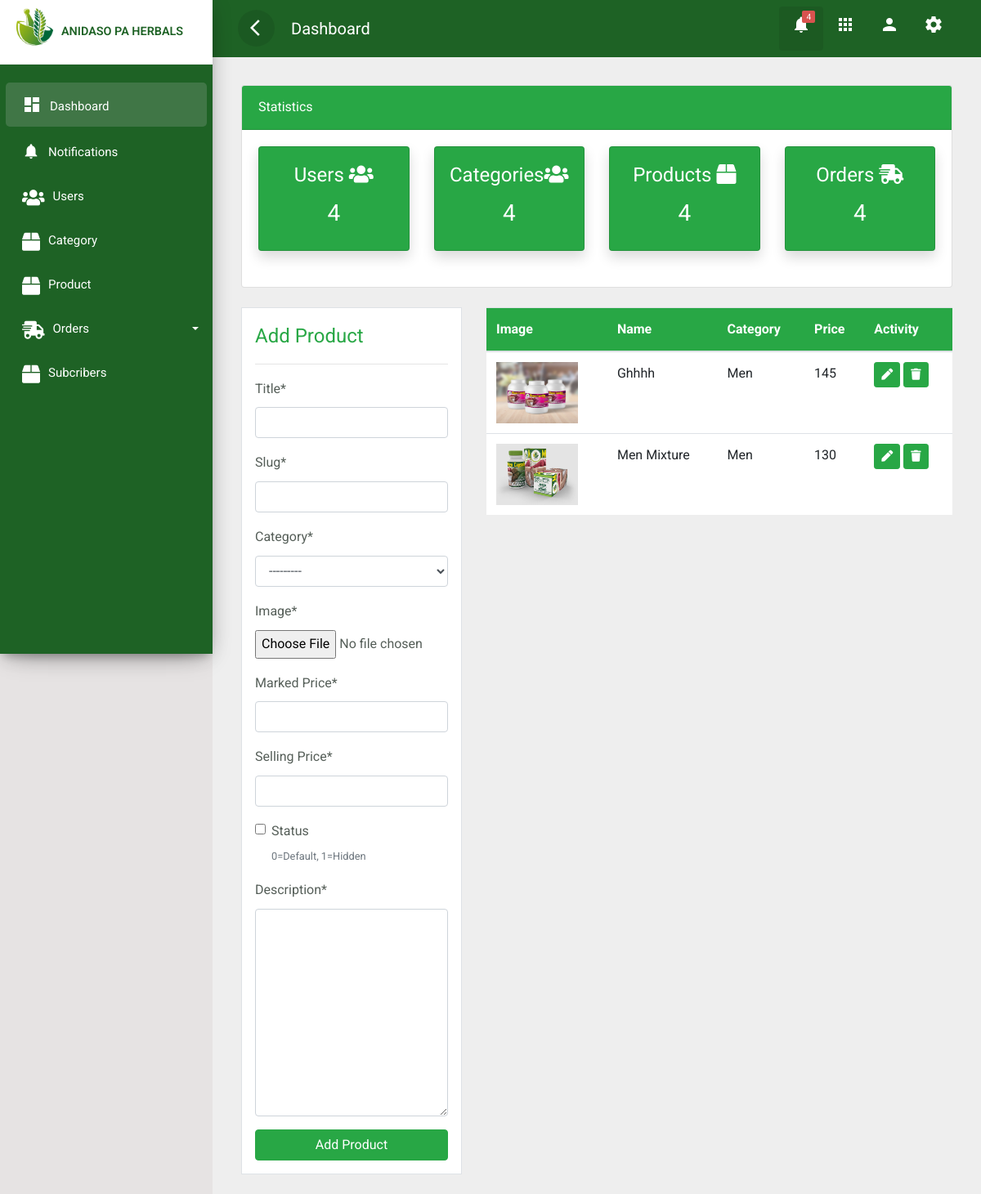
/dashboard/product, run on the app's committed database.
### dashboard/models.py (models this page shows, shortened)
class Category(models.Model):
    title = models.CharField(max_length=200)
    slug = models.CharField(max_length=200, null=False, blank=False)
    status = models.BooleanField(default=False, help_text='0=default, 1=Hidden')
    class Meta:
        verbose_name_plural = 'Category'
    def __str__(self):
        return self.title

class Product(models.Model):
    title = models.CharField(max_length=200)
    slug = models.CharField(max_length=150, null=False, blank=False)
    category = models.ForeignKey(Category, on_delete=models.CASCADE)
    image = models.ImageField(upload_to="products")
    marked_price = models.PositiveIntegerField()
    selling_price = models.PositiveIntegerField()
    status = models.BooleanField(default=False, help_text='0=default, 1=Hidden')
    description = models.TextField()
    class Meta:
        verbose_name_plural = 'Product'

### dashboard/views.py (the view)
# urls.py: path("product", views.product, name="dashboard-product"),
def product(request):
    products = Product.objects.all().order_by('-id')
    if request.method =='POST':
        form = ProductForm(request.POST, request.FILES)
        if form.is_valid():
            form.save()
            product_name  = form.cleaned_data.get('title')
            messages.success(request,f'{product_name} has been added')
            return redirect(request.META.get("HTTP_REFERER"))
    else:
        form = ProductForm()
    context = {
        'form':form,
        'products':products
    }
    return render(request, "dashboard/product.html", context)

### dashboard/forms.py
class ProductForm(forms.ModelForm):
    class Meta:
        model = Product
        fields = ['title','slug','category','image','marked_price','selling_price','status','description']

### templates/dashboard/product.html (shortened to what this page needs)
{% extends 'home/base.html'%}
{% block content%}
{% include 'home/card.html'%}
{% load crispy_forms_tags %}
<div class="container">
    <div class="row my-4">
        <div class="col-md-4">
            <div class="border bg-white p-3">
                <h4 class="text-success">Add Product</h4>
                <hr>
                <form method="POST" enctype="multipart/form-data">
                    {{form|crispy}}
                    <input class="btn btn-success btn-block" type="submit" value="Add Product">
                </form>
            </div>
        </div>
        <div class="col-md-8">
            <table class="table bg-white">
                <thead class="bg-success">
                    <tr class="text-white">
                        <th scope="col">Image</th>
                        <th scope="col">Name</th>
                        <th scope="col">Category</th>
                        <th scope="col">Price</th>
                        <th scope="col">Activity</th>
                    </tr>
                </thead>
                <tbody>
                    {% for product in products %}
                    <tr>
                        <td><img src={{product.image.url}} class="img-fluid" style="height: 75px; object-fit: contain;"
                                alt=""></td>
                        <td>{{product.title}}</td>
                        <td>{{product.category}}</td>
                        <td>{{product.selling_price}}</td>
                        <td>
                            <a class="btn btn-success btn-sm" href="{% url 'dashboard-edit-product' product.id %}"><i
                                    class="fas fa-pen"></i></a>
                            <a class="btn btn-success btn-sm" href="{% url 'dashboard-delete-product' product.id %}"><i
                                    class="fas fa-trash"></i></a>
                        </td>
                    </tr>
                    {% endfor %}
                </tbody>
            </table>
        </div>
    </div>
</div>
{% endblock%}

### static/css/custom.css (style rules this page uses)
body, html { line-height: 1.8; font-family: "Roboto", sans-serif; color: #555e58; text-transform: capitalize; text-rendering: optimizeLegibility !important; -webkit-font-smoothing: antialiased !important; font-weight: 400; margin: 0px; padding: 0px; }
body { background: rgb(230, 227, 227); }
h1, h2, h3, h4, h5, h6, .h1, .h2, .h3, .h4 { font-weight: 400; line-height: 1.5em; }
a { color: #333; font-weight: 400; }
a, a:hover, a:focus { color: #333; text-decoration: none; transition: all 0.3s; }

### data on the page
Product: image (picture), title "Ghhhh", category "Men", selling_price "145"
Product: image (picture), title "Men Mixture", category "Men", selling_price "130"
